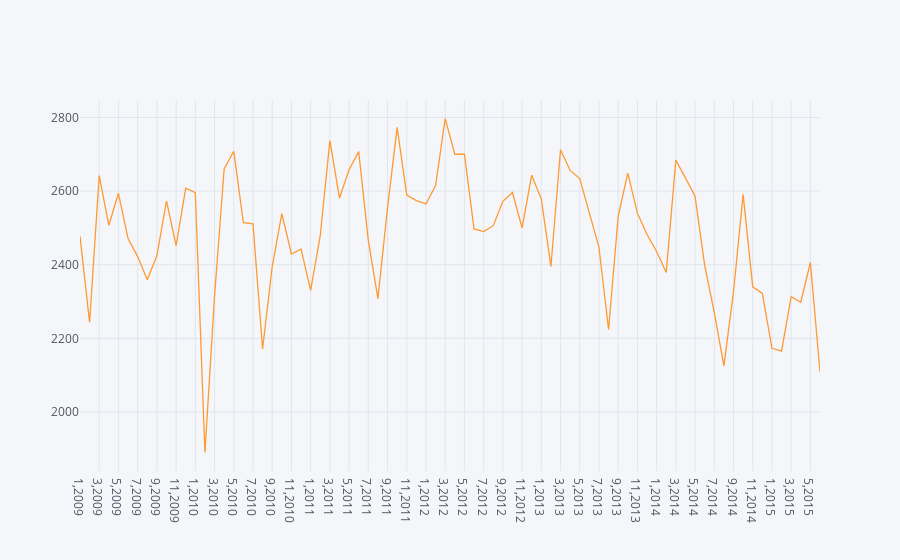

Source (notebook cell):
### Code cell
trips_per_time.iplot(kind='scatter',x='Month/Year',y='total_trips')

### Figure 1 — Plotly figure (JSON) as saved in the notebook; plotly's stock layout.template omitted (floating-point values rounded to 4 significant figures)
{"data": [{"line": {"color": "rgba(255, 153, 51, 1.0)", "dash": "solid", "shape": "linear", "width": 1.3}, "mode": "lines", "name": "total_trips", "text": "", "type": "scatter", "x": ["1,2009", "2,2009", "3,2009", "4,2009", "5,2009", "6,2009", "7,2009", "8,2009", "9,2009", "10,2009", "11,2009", "12,2009", "1,2010", "2,2010", "3,2010", "4,2010", "5,2010", "6,2010", "7,2010", "8,2010", "9,2010", "10,2010", "11,2010", "12,2010", "1,2011", "2,2011", "3,2011", "4,2011", "5,2011", "6,2011", "7,2011", "8,2011", "9,2011", "10,2011", "11,2011", "12,2011", "1,2012", "2,2012", "3,2012", "4,2012", "5,2012", "6,2012", "7,2012", "8,2012", "9,2012", "10,2012", "11,2012", "12,2012", "1,2013", "2,2013", "3,2013", "4,2013", "5,2013", "6,2013", "7,2013", "8,2013", "9,2013", "10,2013", "11,2013", "12,2013", "1,2014", "2,2014", "3,2014", "4,2014", "5,2014", "6,2014", "7,2014", "8,2014", "9,2014", "10,2014", "11,2014", "12,2014", "1,2015", "2,2015", "3,2015", "4,2015", "5,2015", "6,2015"], "y": [2477, 2243, 2642, 2507, 2594, 2471, 2422, 2359, 2424, 2573, 2452, 2608, 2596, 1890, 2315, 2660, 2708, 2514, 2511, 2171, 2395, 2539, 2429, 2443, 2330, 2479, 2737, 2581, 2658, 2707, 2466, 2308, 2555, 2773, 2589, 2574, 2565, 2615, 2797, 2700, 2700, 2497, 2490, 2506, 2572, 2596, 2500, 2643, 2579, 2395, 2712, 2656, 2634, 2538, 2447, 2224, 2531, 2649, 2540, 2482, 2436, 2379, 2684, 2636, 2586, 2398, 2270, 2125, 2326, 2591, 2340, 2322, 2173, 2165, 2313, 2298, 2406, 2109]}], "layout": {"autosize": true, "legend": {"bgcolor": "#F5F6F9", "font": {"color": "#4D5663"}}, "paper_bgcolor": "#F5F6F9", "plot_bgcolor": "#F5F6F9", "title": {"font": {"color": "#4D5663"}}, "xaxis": {"autorange": true, "gridcolor": "#E1E5ED", "range": [0, 77], "showgrid": true, "tickfont": {"color": "#4D5663"}, "title": {"font": {"color": "#4D5663"}, "text": ""}, "type": "category", "zerolinecolor": "#E1E5ED"}, "yaxis": {"autorange": true, "gridcolor": "#E1E5ED", "range": [1840.0, 2847.0], "showgrid": true, "tickfont": {"color": "#4D5663"}, "title": {"font": {"color": "#4D5663"}, "text": ""}, "type": "linear", "zerolinecolor": "#E1E5ED"}}}
